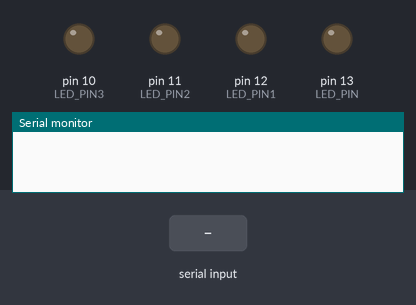
The sketch below on a simulated Arduino Uno, built with avr-gcc and run on an emulated ATmega328P. Shown: output pins drawn as LEDs (lit = HIGH), the last lines printed to the serial monitor. Inputs (shaded band) come from the test bench.

Above: at 1.2 s.
1.3 s: "1" received over the second serial link
At 2.5 s:
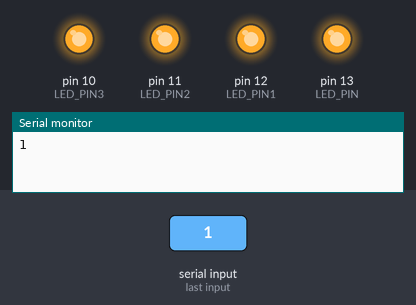
2.8 s: "0" received over the second serial link
At 3.8 s:
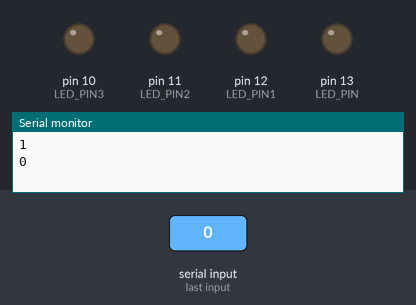
Timing chart, 0 to 5.8 s (numbered marks = the images above; inputs shaded):
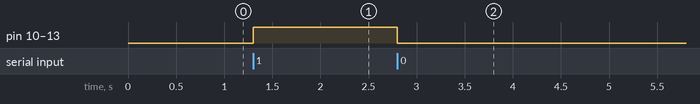

The sketch:

bluetooth.ino
```cpp
#include<SoftwareSerial.h>

#define TxD 3
#define RxD 2
#define LED_PIN 13
#define LED_PIN1 12
#define LED_PIN2 11
#define LED_PIN3 10

SoftwareSerial bluetoothSerial(TxD, RxD);

char c;

void setup() {
  bluetoothSerial.begin(9600);
  Serial.begin(9600);
  pinMode(LED_PIN, OUTPUT);
   pinMode(LED_PIN1, OUTPUT);
    pinMode(LED_PIN2, OUTPUT);
     pinMode(LED_PIN3, OUTPUT);
  }

void loop() {
  if(bluetoothSerial.available()){
    c = bluetoothSerial.read();
    Serial.println(c);
    if(c=='1'){
      digitalWrite(LED_PIN, HIGH);
    }
    if(c=='0'){
      digitalWrite(LED_PIN, LOW);
    }
    if(c=='1'){
      digitalWrite(LED_PIN1, HIGH);
    }
    if(c=='0'){
      digitalWrite(LED_PIN1, LOW);
    }
    if(c=='1'){
      digitalWrite(LED_PIN2, HIGH);
    }
    if(c=='0'){
      digitalWrite(LED_PIN2, LOW);
    }
    if(c=='1'){
      digitalWrite(LED_PIN3, HIGH);
    }
    if(c=='0'){
      digitalWrite(LED_PIN3, LOW);
    }
  }
}
```

Measured:
- after the input at 1.3 s, pin 10 (LED_PIN3), pin 11 (LED_PIN2), pin 12 (LED_PIN1), pin 13 (LED_PIN): LOW → HIGH at once
- after the input at 2.8 s, pin 10 (LED_PIN3), pin 11 (LED_PIN2), pin 12 (LED_PIN1), pin 13 (LED_PIN): HIGH → LOW at once
